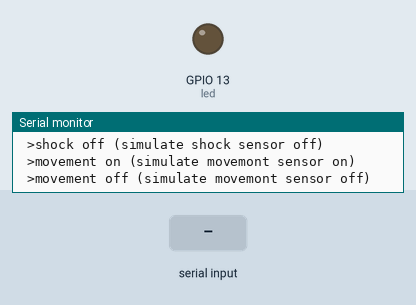
The sketch below on a simulated ESP32. Parts: output pins drawn as LEDs (lit = HIGH), the last lines printed to the serial monitor. The test bench sets the inputs (shaded band). WiFi joins after 1.5 s; servers stay silent unless stated.

Above: at 1.4 s.
1.5 s: "shock on\n" received over Serial
At 2.7 s:
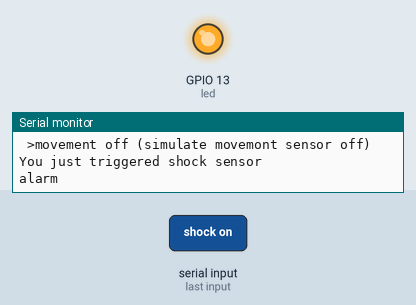
3.0 s: "shock off\n" received over Serial
At 4.0 s:
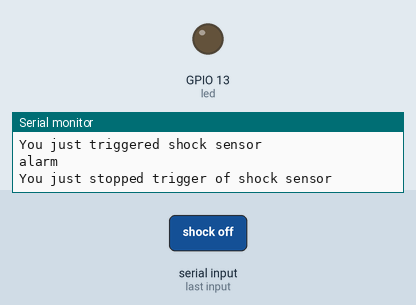
Timing chart, 0 to 6.0 s (numbered marks = the images above; inputs shaded):
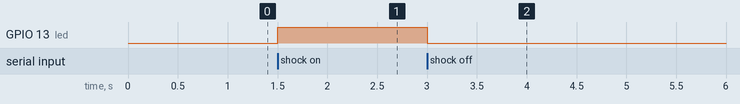

The sketch:

sketch_nov13a.ino
```cpp
#include <WiFi.h>
#include <HTTPClient.h>


#define RXp2 0
#define TXp2 1

char ssid[] = "25252525";
char pass[] = "01012015";

int led = 13 ;
String command;

void setup (){
  Serial.begin(9600);
  pinMode (led, OUTPUT) ;
  Serial.println(" ");
  Serial.println("Trying to connect to WiFi named:");
  Serial.println(ssid);
  WiFi.begin(ssid, pass);
//  while(WiFi.status() != WL_CONNECTED){
//    Serial.print(".");
//    delay(500);
//    Serial.print(".");
//    delay(500);
//    Serial.print(".");
//    delay(500);
//    Serial.print(". ");
//    delay(5000);
//  }
  Serial.println("Everything is going just fine");
  Serial.println("Type command: \n >shock on (simulate shock sensor on) \n >shock off (simulate shock sensor off) \n >movement on (simulate movemont sensor on) \n >movement off (simulate movemont sensor off)");
}

void loop (){
  if(Serial.available()){
    command = Serial.readStringUntil('\n');
    command.trim();
    if(command.equals("shock on")){
      Serial.println("You just triggered shock sensor");
      Serial.println("alarm");
      digitalWrite(led, HIGH);
      } else if(command.equals("shock off")){
        Serial.println("You just stopped trigger of shock sensor");
        digitalWrite(led, LOW);
        }
    }
}
```

Measured:
- after the input at 1.5 s, GPIO 13 (led): LOW → HIGH at once
- after the input at 3.0 s, GPIO 13 (led): HIGH → LOW at once
